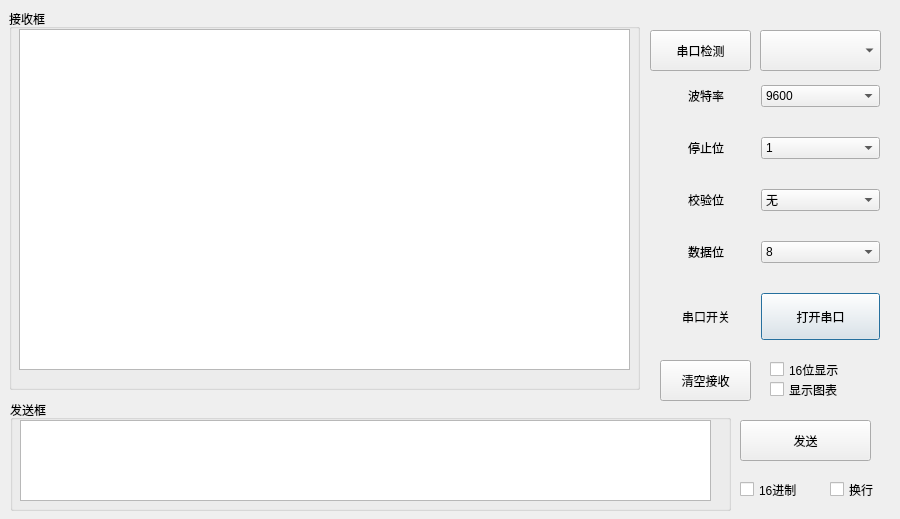
<?xml version="1.0" encoding="UTF-8"?>
<ui version="4.0">
 <class>MainDialog</class>
 <widget class="QDialog" name="MainDialog">
  <property name="geometry">
   <rect>
    <x>0</x>
    <y>0</y>
    <width>900</width>
    <height>519</height>
   </rect>
  </property>
  <property name="minimumSize">
   <size>
    <width>900</width>
    <height>514</height>
   </size>
  </property>
  <property name="maximumSize">
   <size>
    <width>900</width>
    <height>750</height>
   </size>
  </property>
  <property name="font">
   <font>
    <italic>false</italic>
    <underline>false</underline>
    <stylestrategy>PreferAntialias</stylestrategy>
   </font>
  </property>
  <property name="mouseTracking">
   <bool>false</bool>
  </property>
  <property name="windowTitle">
   <string>串口调试助猫</string>
  </property>
  <property name="windowIcon">
   <iconset resource="logo.qrc">
    <normaloff>:/new/prefix1/mao.png</normaloff>:/new/prefix1/mao.png</iconset>
  </property>
  <widget class="QGroupBox" name="groupBox">
   <property name="geometry">
    <rect>
     <x>9</x>
     <y>9</y>
     <width>631</width>
     <height>381</height>
    </rect>
   </property>
   <property name="title">
    <string>接收框</string>
   </property>
   <widget class="QTextEdit" name="reBox">
    <property name="geometry">
     <rect>
      <x>10</x>
      <y>20</y>
      <width>611</width>
      <height>341</height>
     </rect>
    </property>
    <property name="textInteractionFlags">
     <set>Qt::TextSelectableByKeyboard|Qt::TextSelectableByMouse</set>
    </property>
   </widget>
   <zorder>reBox</zorder>
   <zorder>trBox</zorder>
  </widget>
  <widget class="QGroupBox" name="groupBox_2">
   <property name="geometry">
    <rect>
     <x>10</x>
     <y>400</y>
     <width>721</width>
     <height>111</height>
    </rect>
   </property>
   <property name="title">
    <string>发送框</string>
   </property>
   <widget class="QTextEdit" name="trBox">
    <property name="geometry">
     <rect>
      <x>10</x>
      <y>20</y>
      <width>691</width>
      <height>81</height>
     </rect>
    </property>
   </widget>
  </widget>
  <widget class="QWidget" name="gridLayoutWidget">
   <property name="geometry">
    <rect>
     <x>650</x>
     <y>80</y>
     <width>241</width>
     <height>271</height>
    </rect>
   </property>
   <layout class="QGridLayout" name="settingLayout" rowstretch="0,0,0,0,0" columnstretch="3,4" rowminimumheight="2,3,2,3,0">
    <property name="sizeConstraint">
     <enum>QLayout::SetMaximumSize</enum>
    </property>
    <property name="topMargin">
     <number>5</number>
    </property>
    <property name="horizontalSpacing">
     <number>10</number>
    </property>
    <property name="verticalSpacing">
     <number>30</number>
    </property>
    <item row="0" column="0">
     <widget class="QLabel" name="bote">
      <property name="text">
       <string>波特率</string>
      </property>
      <property name="alignment">
       <set>Qt::AlignCenter</set>
      </property>
     </widget>
    </item>
    <item row="3" column="0">
     <widget class="QLabel" name="shuju">
      <property name="text">
       <string>数据位</string>
      </property>
      <property name="alignment">
       <set>Qt::AlignCenter</set>
      </property>
     </widget>
    </item>
    <item row="2" column="0">
     <widget class="QLabel" name="jiaoyan">
      <property name="text">
       <string>校验位</string>
      </property>
      <property name="alignment">
       <set>Qt::AlignCenter</set>
      </property>
     </widget>
    </item>
    <item row="1" column="0">
     <widget class="QLabel" name="tingzhi">
      <property name="text">
       <string>停止位</string>
      </property>
      <property name="textFormat">
       <enum>Qt::RichText</enum>
      </property>
      <property name="alignment">
       <set>Qt::AlignCenter</set>
      </property>
     </widget>
    </item>
    <item row="4" column="0">
     <widget class="QLabel" name="kaiguan">
      <property name="text">
       <string>串口开关</string>
      </property>
      <property name="alignment">
       <set>Qt::AlignCenter</set>
      </property>
     </widget>
    </item>
    <item row="0" column="1">
     <widget class="QComboBox" name="baudNum">
      <item>
       <property name="text">
        <string>9600</string>
       </property>
      </item>
      <item>
       <property name="text">
        <string>115200</string>
       </property>
      </item>
     </widget>
    </item>
    <item row="1" column="1">
     <widget class="QComboBox" name="stop">
      <item>
       <property name="text">
        <string>1</string>
       </property>
      </item>
      <item>
       <property name="text">
        <string>2</string>
       </property>
      </item>
     </widget>
    </item>
    <item row="2" column="1">
     <widget class="QComboBox" name="checkNum">
      <item>
       <property name="text">
        <string>无</string>
       </property>
      </item>
      <item>
       <property name="text">
        <string>奇</string>
       </property>
      </item>
      <item>
       <property name="text">
        <string>偶</string>
       </property>
      </item>
     </widget>
    </item>
    <item row="3" column="1">
     <widget class="QComboBox" name="dataNum">
      <item>
       <property name="text">
        <string>8</string>
       </property>
      </item>
      <item>
       <property name="text">
        <string>7</string>
       </property>
      </item>
     </widget>
    </item>
    <item row="4" column="1">
     <widget class="QPushButton" name="serialOperate">
      <property name="sizePolicy">
       <sizepolicy hsizetype="Minimum" vsizetype="Minimum">
        <horstretch>0</horstretch>
        <verstretch>0</verstretch>
       </sizepolicy>
      </property>
      <property name="text">
       <string>打开串口</string>
      </property>
     </widget>
    </item>
   </layout>
  </widget>
  <widget class="QPushButton" name="serial_search">
   <property name="geometry">
    <rect>
     <x>650</x>
     <y>30</y>
     <width>101</width>
     <height>41</height>
    </rect>
   </property>
   <property name="text">
    <string>串口检测</string>
   </property>
  </widget>
  <widget class="QComboBox" name="serialPorts">
   <property name="geometry">
    <rect>
     <x>760</x>
     <y>30</y>
     <width>121</width>
     <height>41</height>
    </rect>
   </property>
  </widget>
  <widget class="QPushButton" name="clearTBox">
   <property name="geometry">
    <rect>
     <x>660</x>
     <y>360</y>
     <width>91</width>
     <height>41</height>
    </rect>
   </property>
   <property name="text">
    <string>清空接收</string>
   </property>
  </widget>
  <widget class="QCheckBox" name="risHex">
   <property name="geometry">
    <rect>
     <x>770</x>
     <y>360</y>
     <width>91</width>
     <height>19</height>
    </rect>
   </property>
   <property name="text">
    <string>16位显示</string>
   </property>
  </widget>
  <widget class="QPushButton" name="transButton">
   <property name="geometry">
    <rect>
     <x>740</x>
     <y>420</y>
     <width>131</width>
     <height>41</height>
    </rect>
   </property>
   <property name="text">
    <string>发送</string>
   </property>
  </widget>
  <widget class="QCheckBox" name="tIsHex">
   <property name="geometry">
    <rect>
     <x>740</x>
     <y>480</y>
     <width>91</width>
     <height>19</height>
    </rect>
   </property>
   <property name="text">
    <string>16进制</string>
   </property>
  </widget>
  <widget class="QCheckBox" name="enter">
   <property name="geometry">
    <rect>
     <x>830</x>
     <y>480</y>
     <width>91</width>
     <height>19</height>
    </rect>
   </property>
   <property name="text">
    <string>换行</string>
   </property>
  </widget>
  <widget class="QCheckBox" name="chartCheck">
   <property name="geometry">
    <rect>
     <x>770</x>
     <y>380</y>
     <width>91</width>
     <height>19</height>
    </rect>
   </property>
   <property name="text">
    <string>显示图表</string>
   </property>
  </widget>
  <widget class="QWidget" name="verticalLayoutWidget">
   <property name="geometry">
    <rect>
     <x>10</x>
     <y>520</y>
     <width>721</width>
     <height>211</height>
    </rect>
   </property>
   <layout class="QVBoxLayout" name="chartLayout"/>
  </widget>
  <widget class="QPushButton" name="chartclear">
   <property name="geometry">
    <rect>
     <x>740</x>
     <y>520</y>
     <width>141</width>
     <height>41</height>
    </rect>
   </property>
   <property name="text">
    <string>清空表</string>
   </property>
  </widget>
 </widget>
 <layoutdefault spacing="6" margin="11"/>
 <resources>
  <include location="logo.qrc"/>
 </resources>
 <connections/>
</ui>
